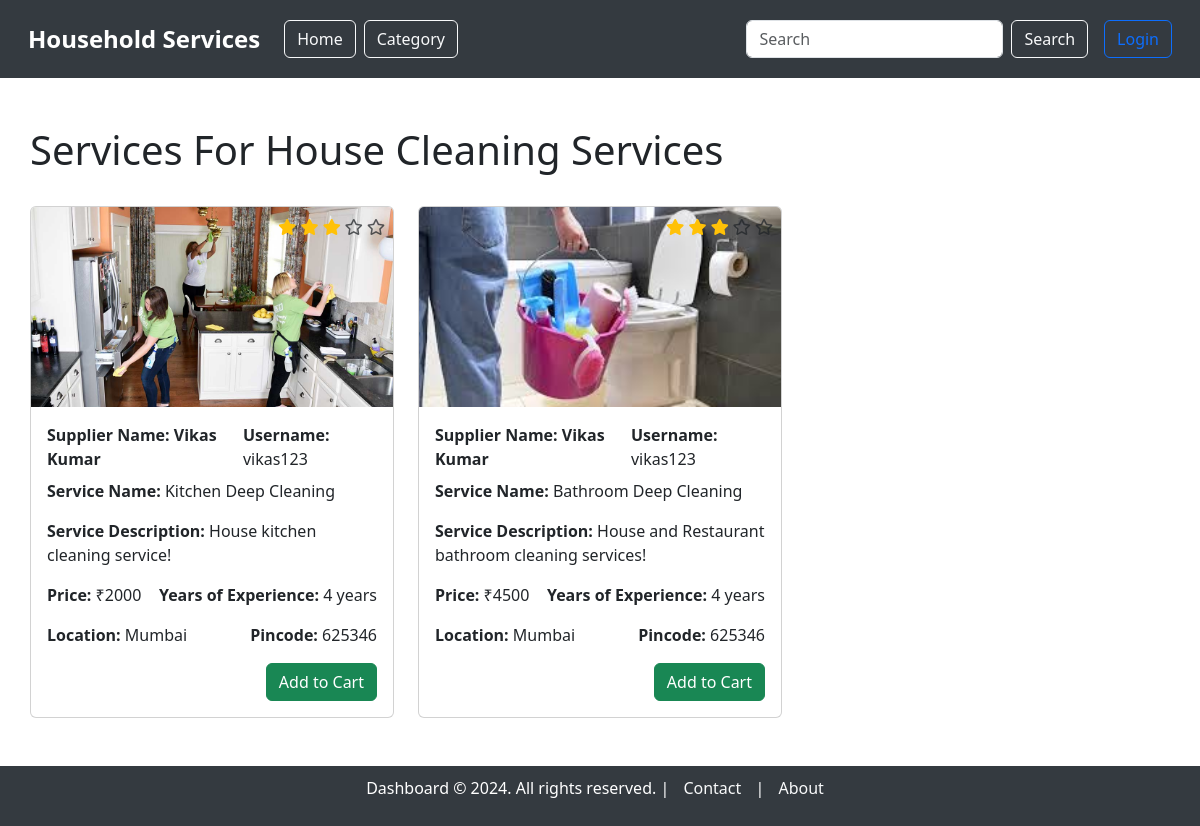
Screenshot of /service_dashboard/2 with the database file from the repository.
### model.py (models this page shows, shortened)
class Category(db.Model):
    __tablename__ = "category"
    category_id = db.Column(db.Integer, autoincrement=True, primary_key=True)
    category_name = db.Column(db.String, unique=True, nullable=False)
    category_description = db.Column(db.String, nullable=False)
    picture = db.Column(db.String)  # Path to the uploaded picture

class Service(db.Model):
    __tablename__ = "service"
    service_id = db.Column(db.Integer, autoincrement=True, primary_key=True)
    category_id = db.Column(db.Integer, db.ForeignKey('category.category_id'), nullable=False)  # Link to Category model
    supplier_id = db.Column(db.Integer, db.ForeignKey('users.user_id', ondelete='CASCADE'), nullable=False)  # Link to the supplier with cascade delete
    service_name = db.Column(db.String, unique=True, nullable=False)
    service_description = db.Column(db.String, nullable=False)
    created_at = db.Column(db.DateTime, default=datetime.utcnow)
    updated_at = db.Column(db.DateTime, default=datetime.utcnow, onupdate=datetime.utcnow)
    price = db.Column(db.Integer)
    image = db.Column(db.String)  # Path to the uploaded image
    supplier = db.relationship('User', backref='services')  # Relationship to supplier (User)
    category = db.relationship('Category', backref='services')  # Relationship to Category

class User(db.Model):
    __tablename__ = "users"
    user_id = db.Column(db.Integer, autoincrement=True, primary_key=True)
    full_name = db.Column(db.String, nullable=False)
    username = db.Column(db.String, unique=True, nullable=False)
    email = db.Column(db.String, unique=True, nullable=False)
    password = db.Column(db.String, nullable=False)
    address = db.Column(db.String, nullable=False)
    pincode = db.Column(db.String, nullable=False)
    role = db.Column(db.String, nullable=False)  # 'customer' or 'supplier'
    service_name = db.Column(db.String, nullable=True)  # Nullable for customers
    experience_years = db.Column(db.Integer, nullable=True)  # Nullable for customers
    document = db.Column(db.String, nullable=True)  # Nullable for customers
    is_verified = db.Column(db.Boolean, default=False)  # For supplier verification
    is_blocked = db.Column(db.Boolean, default=False)  # For blocking/unblocking users

### main.py (the view)
@app.route('/service_dashboard/<int:category_id>', methods=['GET'])
def service_dashboard(category_id):
    category = Category.query.get(category_id)
    if not category:
        flash('The requested category does not exist.', 'warning')
        return redirect(url_for('category_dashboard'))  # Redirect to category dashboard if category doesn't exist
    services = Service.query.filter_by(category_id=category_id).all()
    for service in services:
        reviews = Review.query.filter_by(supplier_id=service.supplier_id).all()
        if reviews:
            avg_rating = sum(review.rating for review in reviews) / len(reviews)
        else:
            avg_rating = 0  # No reviews, default to 0
        service.supplier.avg_rating = round(avg_rating, 1)  # Assign avg_rating to supplier dynamically
    return render_template('service/service_dashboard.html', services=services, category=category)

### templates/service/service_dashboard.html (shortened to what this page needs)
{% extends 'base_dashboard.html' %}
{% block content %}
<div class="container mt-5">
    <div class="d-flex justify-content-between align-items-center mb-4">
        <h1>Services For {{ category.category_name }}</h1>
    </div>
    {% if services %}
        <div class="row">
            {% for service in services %}
                <div class="col-md-4 mb-4">
                    <div class="card position-relative">
                        <div class="position-absolute top-0 end-0 p-2" style="z-index: 2;">
                            {% set avg_rating = service.supplier.avg_rating %}
                            {% for i in range(1, 6) %}
                                {% if i <= avg_rating %}
                                    <i class="fas fa-star text-warning"></i>
                                {% else %}
                                    <i class="far fa-star text-muted"></i>
                                {% endif %}
                            {% endfor %}
                        </div>
                        {% if service.image %}
                            <img src="{{ url_for('static', filename='uploads/' + service.image) }}" class="card-img-top" alt="Service Image" style="height: 200px; object-fit: cover;">
                        {% else %}
                            <img src="{{ url_for('static', filename='images/default-service.jpg') }}" class="card-img-top" alt="Default Service Image" style="height: 200px; object-fit: cover;">
                        {% endif %}
                        <div class="card-body">
                            <div class="d-flex justify-content-between align-items-center">
                                <p class="card-title"><strong>Supplier Name: {{ service.supplier.full_name }}</strong></p>
                                <p class="card-title"><strong>Username:</strong> {{ service.supplier.username }}</p>
                            </div>
                            <p class="card-text"><strong>Service Name:</strong> {{ service.service_name }}</p>
                            <p class="card-text"><strong>Service Description:</strong> {{ service.service_description }}</p>
                            <div class="d-flex justify-content-between">
                                <p class="card-text"><strong>Price:</strong> ₹{{ service.price }}</p>
                                <p class="card-text"><strong>Years of Experience:</strong> {{ service.supplier.experience_years }} years</p>
                            </div>
                            <div class="d-flex justify-content-between">
                                <p class="card-text"><strong>Location:</strong> {{ service.supplier.address }}</p>
                                <p class="card-text"><strong>Pincode:</strong> {{ service.supplier.pincode }}</p>
                            </div>
                            <div class="d-flex justify-content-between align-items-center">
                                {% if service.supplier.is_blocked %}
                                    <button class="btn btn-secondary ms-auto" disabled>Service Blocked</button>
                                {% else %}
                                    <a href="{{ url_for('create_service_request', service_id=service.service_id) }}" class="btn btn-success ms-auto">Add to Cart</a>
                                {% endif %}
                            </div>
                        </div>
                    </div>
                </div>
            {% endfor %}
        </div>
    {% else %}
        <p class="text-center mt-4">No services available.</p>
    {% endif %}
</div>
{% endblock %}

### templates/base_dashboard.html (style rules this page uses)
body { overflow-x: hidden; }
.container { max-width: 100%; padding: 0 15px; }

### rows the page displays
Category: category_name "House Cleaning Services"
Service: image (picture), supplier.full_name "Vikas Kumar", supplier.username "vikas123", service_name "Kitchen Deep Cleaning", service_description "House kitchen cleaning service!", price "2000", supplier.experience_years "4", supplier.address "Mumbai", supplier.pincode "625346"
Service: image (picture), supplier.full_name "Vikas Kumar", supplier.username "vikas123", service_name "Bathroom Deep Cleaning", service_description "House and Restaurant bathroom cleaning services!", price "4500", supplier.experience_years "4", supplier.address "Mumbai", supplier.pincode "625346"
